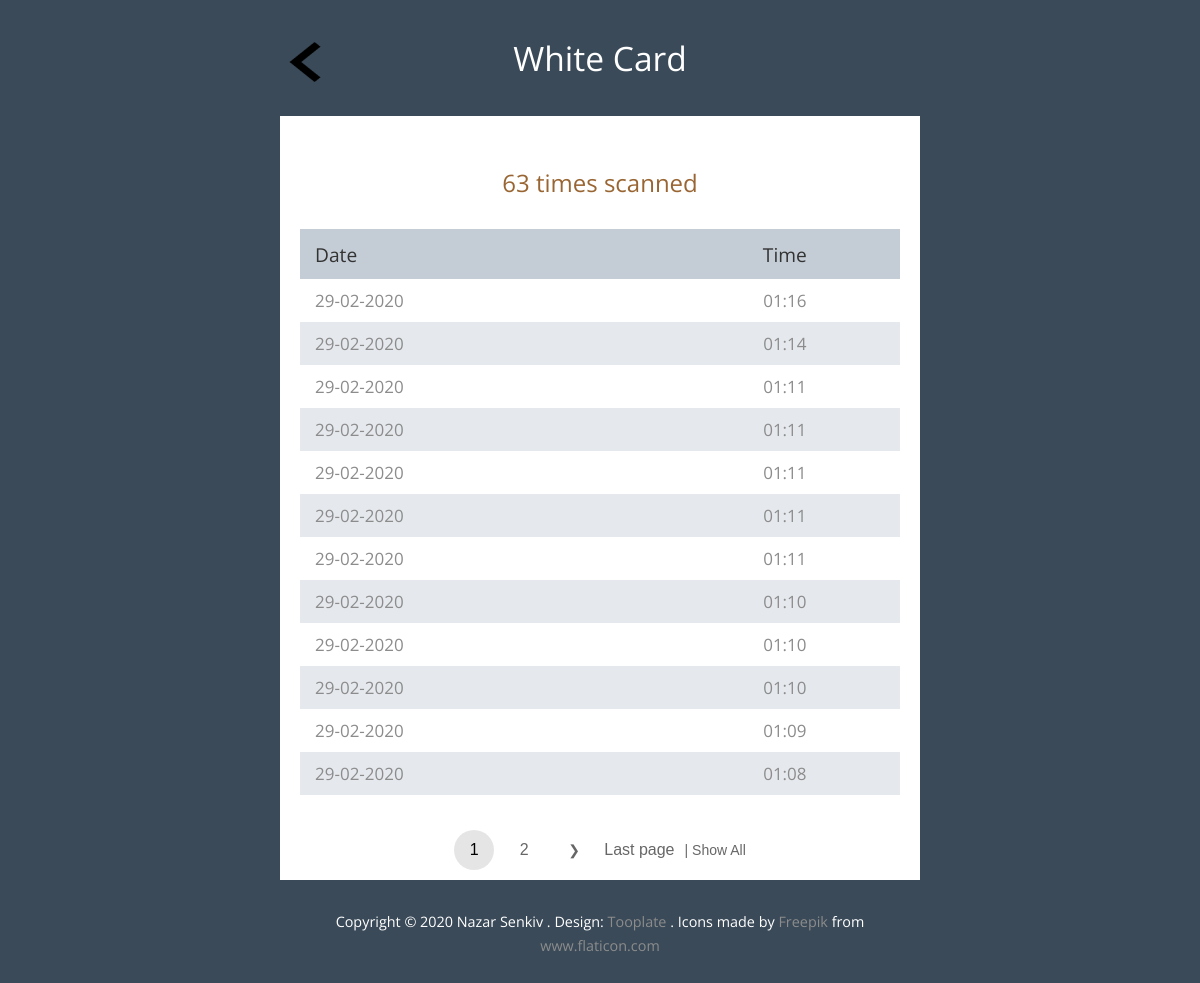
Page /student/4/ on the earlier database version.
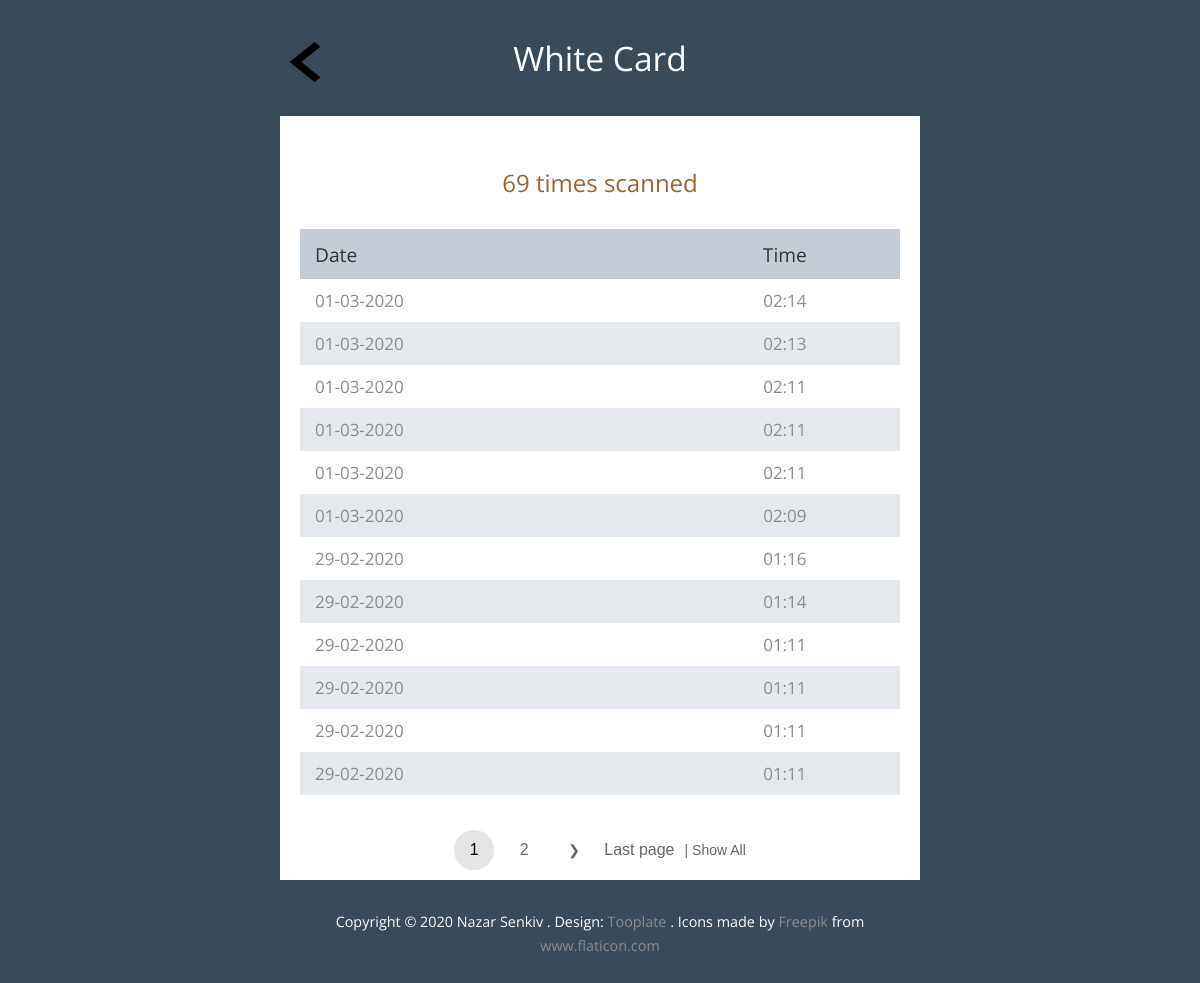
Same page on the later database version.
### app/models.py (models this page shows, shortened)
class Student(models.Model):
    name = models.CharField(verbose_name='ім\'я', max_length=250)
    group = models.ForeignKey(Group, verbose_name='група', on_delete=models.CASCADE)
    number_scan = models.IntegerField(verbose_name='кількість сканувань', null=True, blank=True)
    def __str__(self):
        return self.name
    class Meta:
        ordering = ('-name',)
        verbose_name = 'Студент'
        verbose_name_plural = 'Студенти'

class TagReader(models.Model):
    student = models.ForeignKey(Student, verbose_name='Студент',related_name = 'tags',  on_delete= models.CASCADE)
    tag = models.CharField(verbose_name='Мітка', max_length=120)
    scanned = models.DateTimeField(verbose_name='Проскановано', auto_now_add=True)
    class Meta:
        ordering = ('-scanned',)
        verbose_name = 'Мітка відсканована'
        verbose_name_plural = 'Відскановані мітки'

### app/views.py (the view)
# urls.py: path('student/<pk>/', student_detail, name='student_detail' ),
def student_detail(request, pk, ):
    scans_object = TagReader.objects.filter(student=pk)
    if not scans_object.exists():
        name = Student.objects.get(pk=pk)
    else:
        name = scans_object.first().student
    show_all = request.GET.get('show_all')
    if show_all != "1":
        paginator = Paginator(scans_object, 12)
    else:
        paginator = Paginator(scans_object, scans_object.count())
    page = request.GET.get('page')
    try:
        scans = paginator.page(page)
    except PageNotAnInteger:
        scans = paginator.page(1)
    except EmptyPage:
        scans = paginator.page(paginator.num_pages)
    context = {'scans': scans,
               'name': name,
               'page': page,
               'show_all': show_all,
               }
    return render(request, 'student.html', context)

### templates/student.html (shortened to what this page needs)
{% extends 'base.html' %}
{% block content %}
    <div class="tm-text-white tm-page-header-container">
        <div id="tm-intro-img">
            <a href="{% url 'index' %}">
                <img class="back-arrow" src="/media/arrow.png" alt="">
            </a>
        </div>
        <h1 class="tm-page-header">{{ name }}</h1>
    </div>
    <div class="tm-main-content">
        <section class="tm-section">
            <h2 class="tm-section-header ">{{ name.number_scan }} times scanned</h2>
            <div class="tm-responsive-table">
                <table>
                    <tr class="tm-tr-header">
                        <th class="tm-text-left">Date</th>
                        <th>Time</th>
                    </tr>
                    {% for scan in scans %}
                        <tr>
                            <td class="tm-text-left">{{ scan.scanned|date:"d-m-Y " }}</td>
                            <td>{{ scan.scanned|date:"H:i" }}</td>
                        </tr>
                    {% endfor %}
                </table>
            </div>
        </section>
    </div>
    {% include "pagination2.html" with page=scans %}
{% endblock %}

Differences in the rows shown:
no longer on this page (row unchanged): TagReader: scanned "29-02-2020", scanned "01:11"
no longer on this page (row unchanged): TagReader: scanned "29-02-2020", scanned "01:10"
no longer on this page (row unchanged): TagReader: scanned "29-02-2020", scanned "01:10"
no longer on this page (row unchanged): TagReader: scanned "29-02-2020", scanned "01:10"
no longer on this page (row unchanged): TagReader: scanned "29-02-2020", scanned "01:09"
no longer on this page (row unchanged): TagReader: scanned "29-02-2020", scanned "01:08"
changed Student "White Card": number_scan "63" → "69"
added TagReader: scanned "01-03-2020", scanned "02:14"
added TagReader: scanned "01-03-2020", scanned "02:13"
added TagReader: scanned "01-03-2020", scanned "02:11"
added TagReader: scanned "01-03-2020", scanned "02:11"
added TagReader: scanned "01-03-2020", scanned "02:11"
added TagReader: scanned "01-03-2020", scanned "02:09"
